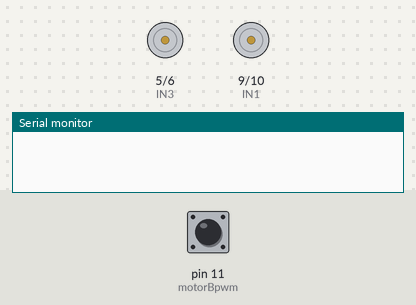
Bench run of a sketch on a simulated Arduino Uno, built with avr-gcc and run on an emulated ATmega328P. Shown: motor-driver pin pairs drawn as motors (green arrow = first pin HIGH = forward, orange = second pin HIGH = backward, longer = more drive), the last lines printed to the serial monitor. The test bench sets the inputs (shaded band); at power-on: pin 11 (motorBpwm) HIGH.

Above: at 1.2 s.
1.3 s: pin 11 (motorBpwm) pulled LOW for 0.15 s
At 2.3 s:
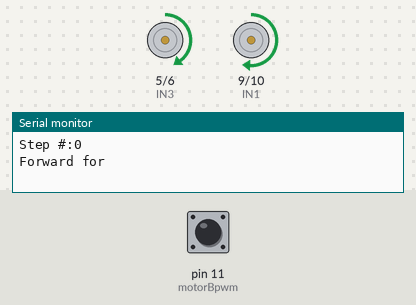
4.4 s: pin 11 (motorBpwm) pulled LOW for 3.2 s
At 5.46 s:
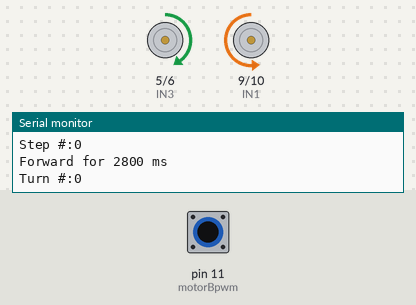
10.6 s: pin 11 (motorBpwm) pulled LOW for 1 s
At 13.42 s:
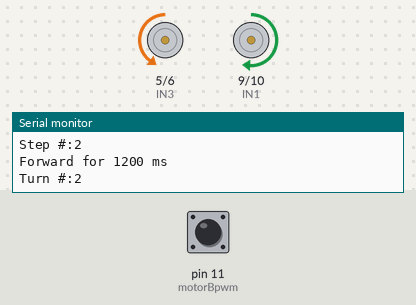
Timing chart, 0 to 15.0 s (numbered marks = the images above; inputs shaded):
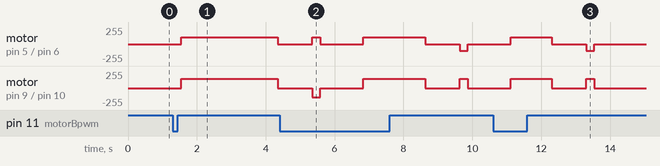

Measured:
- after the input at 1.3 s, motor on pin 5 (IN3) / pin 6 (IN4): stopped → forward 100/255 after 0.25 s, → stopped 2.8 s later; motor on pin 9 (IN1) / pin 10 (IN2): stopped → forward 141/255 after 0.25 s, → stopped 2.8 s later
- after the input at 10.6 s, motor on pin 5 (IN3) / pin 6 (IN4): stopped → forward 100/255 after 0.51 s, → stopped 1.2 s later, → backward 100/255 1.0 s later, → stopped 0.23 s later; motor on pin 9 (IN1) / pin 10 (IN2): stopped → forward 141/255 after 0.51 s, → stopped 1.2 s later, → forward 141/255 1.0 s later, → stopped 0.23 s later

The sketch:

Lab2Code-PartA.ino
```cpp
/* Dead Reckoning
  20230127 - gknave
*/

// If you have a kit with the moto shield, set this to true
// If you have the Dual H-Bridge controller w/o the shield, set to false
#define SHIELD false

// Defining these allows us to use letters in place of binary when
// controlling our motor(s)
#define A 0
#define B 1

//SHIELD Pin varables - cannot be changed
#define motorApwm 3
#define motorAdir 12
#define motorBpwm 11
#define motorBdir 13

// Dual H-Bridge motor controller pin variables - can be any 4 analog pins (marked with ~ on your board)
// Only used if SHIELD is false.
#define IN1 9
#define IN2 10
#define IN3 5
#define IN4 6


// Preprocessor Definitions
#define FORWARD    0
#define LEFT       1
#define RIGHT     -1
#define pushButton 11

// the following converts centimeters into milliseconds
#define milliSecondsPerCM    20  //CHANGE THIS ACCORDING TO YOUR BOT
#define milliSecondsPer90Deg 230 //CHANGE THIS ACCORDNING TO YOUR BOT
#define PWM_A 141 //CHANGE THIS TO GET YOUR BOT TO DRIVE STRAIGHT (RIGHT)
#define PWM_B 100 //CHANGE THIS TO GET YOUR BOT TO DRIVE STRAIGHT (LEFT)

// the itemized list of moves for the robot as a 1D array
// this setup assumes that all the turns are 90 degrees and that all motions are pairs of drives and turns.
int moves[] = {140, 90, 60, 180, 100, 60, 100, 150};
int turns[] = {LEFT, RIGHT, RIGHT, RIGHT, LEFT, RIGHT, RIGHT, RIGHT};

void setup() {
  // set up the motor drive ports
  motor_setup();
  // make the pushbutton's pin an input:
  pinMode(pushButton, INPUT_PULLUP);
  // initialize serial communication at 9600 bits per second:
  Serial.begin(9600);
}

void loop() {
  int i, dist, dir;
  long time;
  //while(digitalRead(pushButton));
  //This for loop steps (or iterates) through the array 'moves'
  for (i = 0; i < sizeof(moves) / 2; i = i + 1) {
    while(digitalRead(pushButton));
    delay(250);
    //Forward Leg of each step
    Serial.print("Step #:");
    Serial.println(i);
    dist = moves[i];
    Serial.print("Forward for ");
    time = Forward(dist);
    Serial.print(time);
    Serial.println(" ms");
    delay(1000);

    //Turn Leg of each step
    Serial.print("Turn #:");
    Serial.println(i);
    dir = turns[i];
    if (dir == LEFT) {
      time = Turn(90);
      Serial.print("turning LEFT ");
      Serial.print(time);
      Serial.println(" ms");
    }
    else {
      time = Turn(-90);
      Serial.println("turning RIGHT ");

      Serial.print(time);
      Serial.println(" ms");
    } // end of else motions conditional
    delay(1000);

  } // end of for loop
  Serial.println("That's All Folks!");
  delay(1000);
  exit(i);
} // the end

//////////////////////////////////////////////
unsigned long Forward(int distance) {
  unsigned long t;
  t = distance * milliSecondsPerCM; //Time to keep motors on


  //To drive forward, motors go in the same direction
  run_motor(A, PWM_A); //change PWM to your calibrations
  run_motor(B, PWM_B); //change PWM to your calibrations
  delay(t);
  run_motor(A, 0);
  run_motor(B, 0);
  return (t);
}

//////////////////////////////////////////////
unsigned long Turn(int degrees) {
  unsigned long t;
  int sign = degrees / abs(degrees); //Find if left or right
  t = (abs(degrees) / 90) * milliSecondsPer90Deg; //Time to keep motors on
  if(sign==LEFT){
    run_motor(A, -PWM_A); //change PWM to your calibrations
    run_motor(B, PWM_B); //change PWM to your calibrations
    delay(t);
    run_motor(A, 0);
    run_motor(B, 0);
    return (t);
  }else if(sign == RIGHT){
    run_motor(A, PWM_A); //change PWM to your calibrations
    run_motor(B, -PWM_B); //change PWM to your calibrations
    delay(t);
    run_motor(A, 0);
    run_motor(B, 0);
    return (t);
  }

}
```

motors.ino
```cpp
void motor_setup() {
  if (SHIELD) { //if you're using the motoshield
    //define Sheild pins as outputs
    pinMode(motorApwm, OUTPUT);
    pinMode(motorAdir, OUTPUT);
    pinMode(motorBpwm, OUTPUT);
    pinMode(motorBdir, OUTPUT);
    // initialize all pins to zero
    digitalWrite(motorApwm, 0);
    digitalWrite(motorAdir, 0);
    digitalWrite(motorBpwm, 0);
    digitalWrite(motorBdir, 0);
  } else { // if using dual motor driver
    // define driver pins as outputs
    pinMode(IN1, OUTPUT);
    pinMode(IN2, OUTPUT);
    pinMode(IN3, OUTPUT);
    pinMode(IN4, OUTPUT);
    // initialize all pins to zero
    digitalWrite(IN1, 0);
    digitalWrite(IN2, 0);
    digitalWrite(IN3, 0);
    digitalWrite(IN4, 0);
  } // end if
  return;
} // end function


// int motor is the defined A or B
// pwm = the power cycle you want to use
void run_motor(int motor, int pwm) {
  int dir = (pwm/abs(pwm))> 0; // returns if direction is forward (1) or reverse (0)
  pwm = abs(pwm); // only positive values can be sent to the motor

  if (SHIELD) { // if using motor shield
    switch (motor) { // find which motor to control
      case A: // if A, write A pins
        digitalWrite(motorAdir, dir); // dir is either 1 (forward) or 0 (reverse)
        analogWrite(motorApwm, pwm); // pwm is an analog value 0-255
        break; // end case A
      case B: // if B, write B pins
        digitalWrite(motorBdir, dir); // dir is either 1 (forward) or 0 (reverse)
        analogWrite(motorBpwm, pwm); // pwm is an analog value 0-255
        break; // end case A
    } // end switch statement
  } // end if
  else { // if using dual motor drivers
    switch (motor) { // find which motor to control
      case A: // if A, write A pins
        if (dir) { // If dir is forward
          analogWrite(IN1, pwm);  // IN1 is the forward pwm pin
          digitalWrite(IN2, LOW); // IN2 is low
        } else {
          digitalWrite(IN1, LOW); // IN1 is low
          analogWrite(IN2, pwm);  // IN2 is the reverse pwm pin
        } // end if
        break; // end case A
      case B: // if B, write B pins
        if (dir) { // if dir is forward
          analogWrite(IN3, pwm);  // IN3 is the forward pwm pin
          digitalWrite(IN4, LOW); // IN4 is low
        } else {
          digitalWrite(IN3, LOW); //IN3 is low
          analogWrite(IN4, pwm);  // IN4 is the reverse pwm pin
        } // end if
        break; // end case B
    } // end switch case
  } //end if
  return;
} // end function
```
